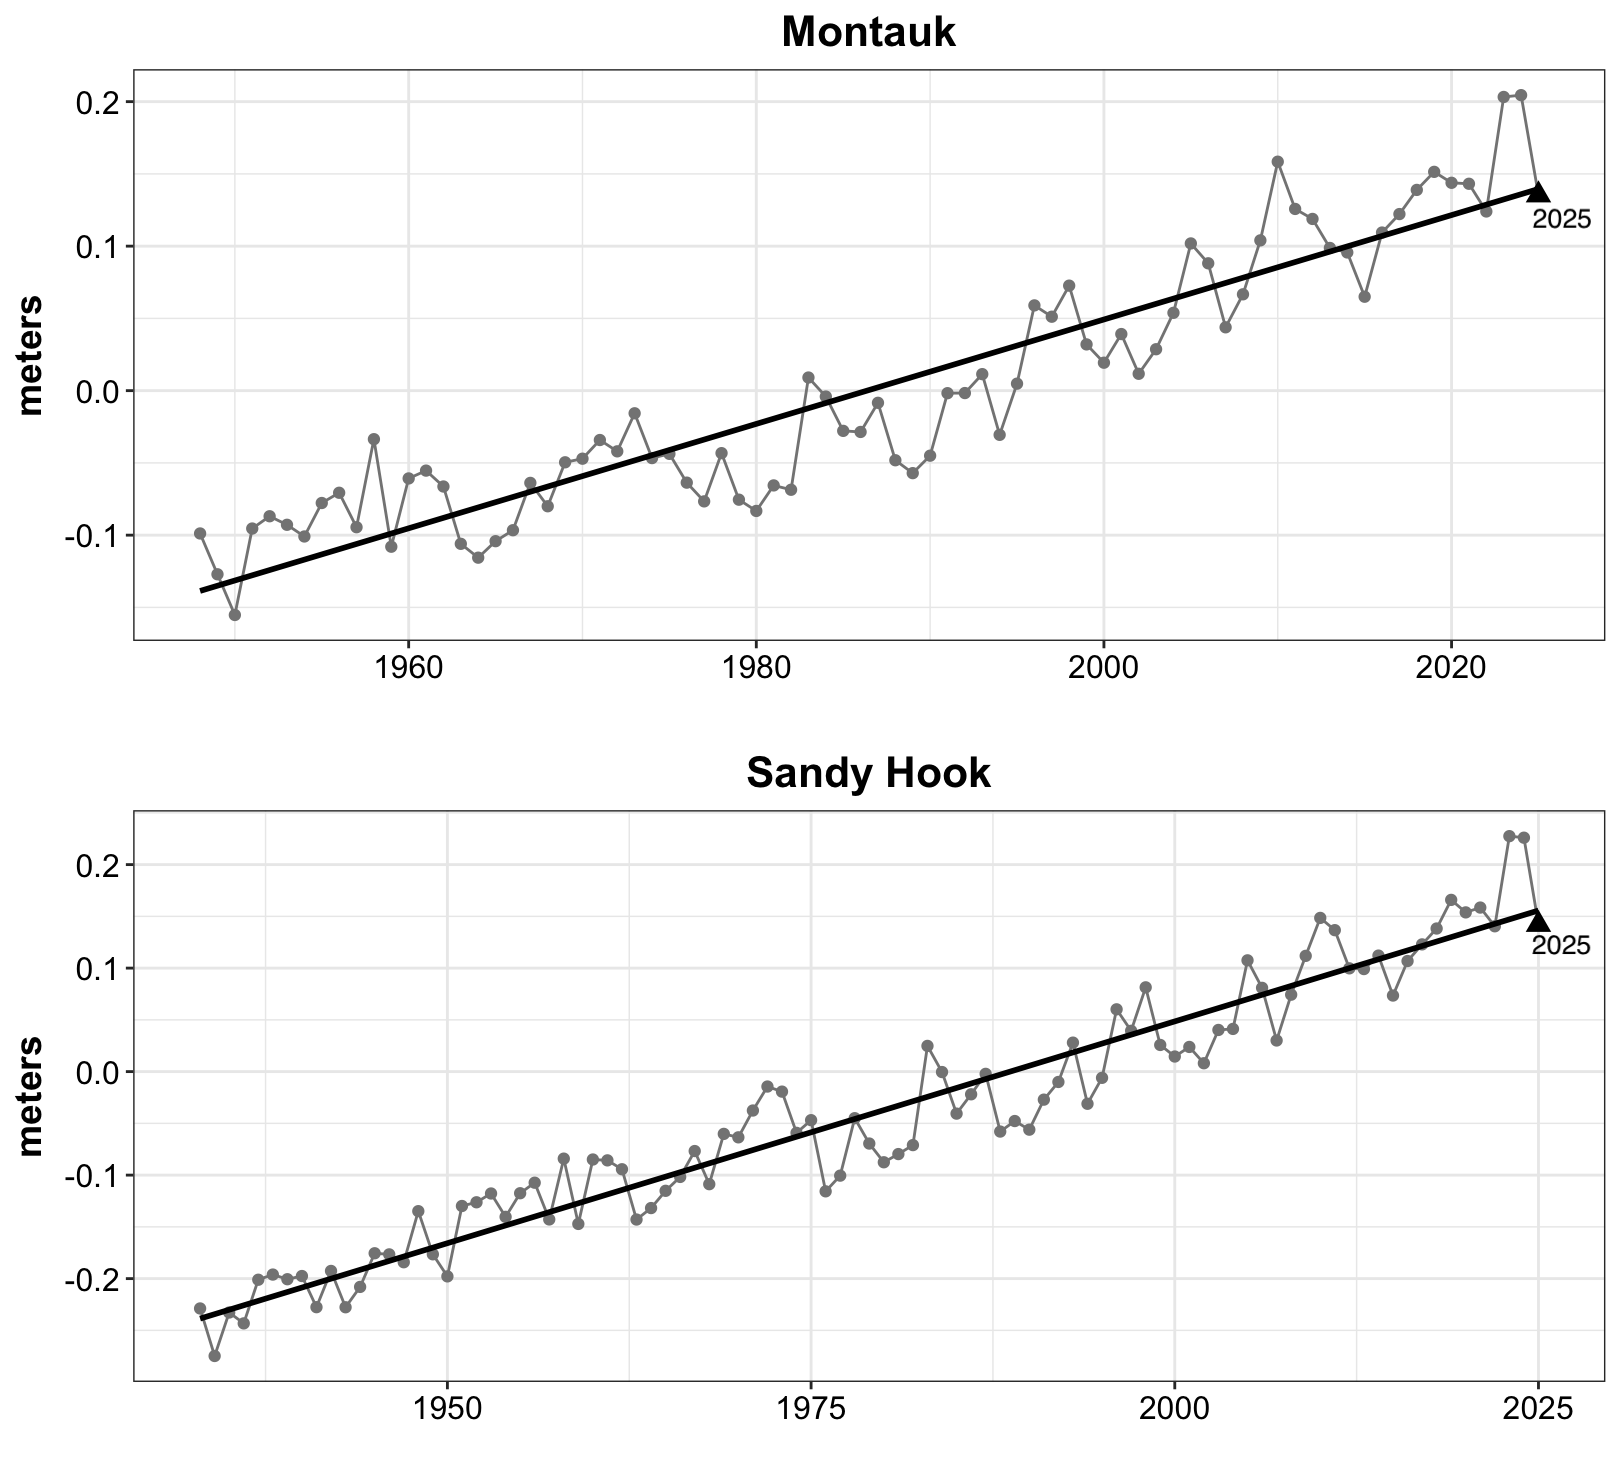

Here is the R script that generated this plot:
## Figures for Sea Level Rise

## **Laura Gruenburg, lagruenburg@gmail.com**

#   **LAST UPDATED: October 29, 2025**

setwd("~/Desktop/NYB_Indicators_Calculations")
source("Deriv.R")
library(mgcv)
library(ggplot2)
#library(mgcViz)
library(tidyr)
library(dplyr)

#######Load the datasets
setwd("~/Desktop/NYB_Indicators_Calculations/Final_Timeseries_Figures/Timeseries_Files_2025")
montauk<-read.csv("Montauk_SeaLevel.csv", header = FALSE, skip = 5)
montauk$V7 = NULL

montauk <- montauk %>%
  rename(Year = V1,
         Month = V2,
         Monthly_MSL = V3,
         Linear_Trend = V4,
         High_Conf = V5,
         Low_Conf = V6)

montauk <- montauk[-1, ]

sandyhook<-read.csv("SandyHook_SeaLevel.csv", header = FALSE, skip = 5)

sandyhook$V7 = NULL

sandyhook <- sandyhook %>%
  rename(Year = V1,
         Month = V2,
         Monthly_MSL = V3,
         Linear_Trend = V4,
         High_Conf = V5,
         Low_Conf = V6)

sandyhook <- sandyhook[-1, ]

montauk_yearly <- montauk %>% group_by(Year) %>%
  summarise(SL = mean(as.numeric(Monthly_MSL)))

sandyhook_yearly <- sandyhook %>% group_by(Year) %>%
  summarise(SL = mean(as.numeric(Monthly_MSL)))

montauk_yearly$Year <- as.numeric(montauk_yearly$Year)
sandyhook_yearly$Year <- as.numeric(sandyhook_yearly$Year)
# Detemining the 30th and 70th percentiles for the short term trends column in the 
# Indicators at a glance table for the indicators report

qsl = quantile(montauk_yearly[montauk_yearly$Year > 1949, ]$SL, probs = c(.30, .70))

# find the last 5 years mean
mn_sl5 = mean(montauk_yearly[montauk_yearly$Year > 1949, ]$SL[montauk_yearly[montauk_yearly$Year > 1949, ]$Year >= 2021])
# what percentile the data is in
mn_sl5 >qsl

qsl_s = quantile(sandyhook_yearly[sandyhook_yearly$Year > 1949, ]$SL, probs = c(.30, .70))

# find the last 5 years mean
mn_sl_s5 = mean(sandyhook_yearly[sandyhook_yearly$Year > 1949, ]$SL[sandyhook_yearly[sandyhook_yearly$Year > 1949, ]$Year >= 2021])
# what percentile the data is in
mn_sl_s5 >qsl_s


linearmod_montauk<- lm(Year ~ SL, data=montauk_yearly[montauk_yearly$Year > 1949, ])
summary(linearmod_montauk)

montauk_plot <- ggplot() + 
  geom_line(data = montauk_yearly[montauk_yearly$Year > 1947, ], aes(x = Year, y = SL), color = 'grey52') +
  geom_point(data = montauk_yearly[montauk_yearly$Year > 1947, ], aes(x = Year, y = SL), color = 'grey52') + 
  geom_point(data = montauk_yearly[79,], aes(x= Year, y = SL), shape = 17, size =3) +
  geom_smooth(data = montauk_yearly[montauk_yearly$Year > 1947, ], aes(x = Year, y = SL), method = lm, se = FALSE, color = 'black') + 
  #geom_line(data=pdata_w, aes(x = X, y = p2_mod_june+intercept_w), se = FALSE, color = 'black', linetype = 'twodash', size = 1) + 
  #geom_line(data = pdata_w, aes(y = unlist(mod_june.dsig$incr)+intercept_w, x = X), color = "blue", size = 1) + 
  #geom_line(data = pdata_w, aes(y = unlist(mod_june.dsig$decr)+intercept_w, x = X), color = 'red', size = 1) + 
  theme_bw() +
  labs (y = bquote("meters"), x =' ',title = 'Montauk') + 
  theme(plot.title=element_text(size = 16,face = 'bold',hjust = 0.5), axis.title=element_text(size = 14, face = 'bold'), axis.text= element_text(color = 'black', size = 12))

linearmod_sandyhook<- lm(Year ~ SL, data=sandyhook_yearly[sandyhook_yearly$Year > 1932, ])
summary(linearmod_sandyhook)

sandyhook_plot <- ggplot() + 
  geom_line(data = sandyhook_yearly[sandyhook_yearly$Year > 1932, ], aes(x = Year, y = SL), color = 'grey52') +
  geom_point(data = sandyhook_yearly[sandyhook_yearly$Year > 1932, ], aes(x = Year, y = SL), color = 'grey52') + 
  geom_point(data = sandyhook_yearly[94,], aes(x= Year, y = SL), shape = 17, size =3) +
  geom_smooth(data = sandyhook_yearly[sandyhook_yearly$Year > 1932, ], aes(x = Year, y = SL), method = lm, se = FALSE, color = 'black') + 
  #geom_line(data=pdata_w, aes(x = X, y = p2_mod_june+intercept_w), se = FALSE, color = 'black', linetype = 'twodash', size = 1) + 
  #geom_line(data = pdata_w, aes(y = unlist(mod_june.dsig$incr)+intercept_w, x = X), color = "blue", size = 1) + 
  #geom_line(data = pdata_w, aes(y = unlist(mod_june.dsig$decr)+intercept_w, x = X), color = 'red', size = 1) + 
  theme_bw() +
  labs (y = bquote("meters"), x =' ',title = 'Sandy Hook') + 
  theme(plot.title=element_text(size = 16,face = 'bold',hjust = 0.5), axis.title=element_text(size = 14, face = 'bold'), axis.text= element_text(color = 'black', size = 12))


# Now plot all 4 together
library(ggpubr)

ggarrange(montauk_plot,sandyhook_plot,nrow=2,ncol=1)
